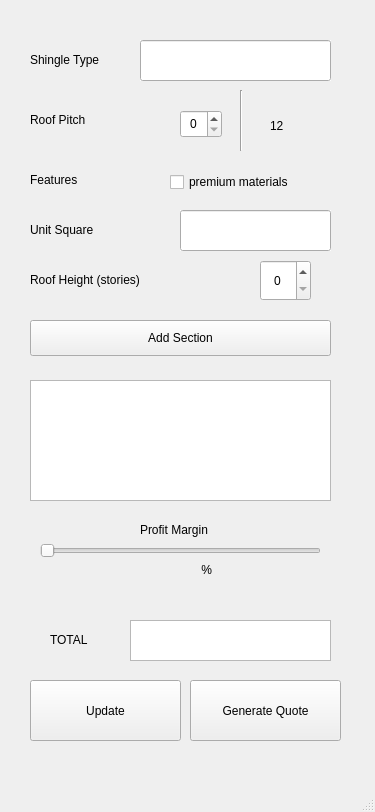
<?xml version="1.0" encoding="UTF-8"?>
<ui version="4.0">
 <class>MainWindow</class>
 <widget class="QMainWindow" name="MainWindow">
  <property name="geometry">
   <rect>
    <x>0</x>
    <y>0</y>
    <width>375</width>
    <height>812</height>
   </rect>
  </property>
  <property name="windowTitle">
   <string>MainWindow</string>
  </property>
  <widget class="QWidget" name="centralwidget">
   <widget class="QLabel" name="label">
    <property name="geometry">
     <rect>
      <x>30</x>
      <y>110</y>
      <width>62</width>
      <height>20</height>
     </rect>
    </property>
    <property name="text">
     <string>Roof Pitch</string>
    </property>
   </widget>
   <widget class="QLabel" name="label_2">
    <property name="geometry">
     <rect>
      <x>30</x>
      <y>220</y>
      <width>81</width>
      <height>20</height>
     </rect>
    </property>
    <property name="text">
     <string>Unit Square</string>
    </property>
   </widget>
   <widget class="QLineEdit" name="unitSquare">
    <property name="geometry">
     <rect>
      <x>180</x>
      <y>210</y>
      <width>151</width>
      <height>41</height>
     </rect>
    </property>
    <property name="layoutDirection">
     <enum>Qt::RightToLeft</enum>
    </property>
    <property name="autoFillBackground">
     <bool>true</bool>
    </property>
    <property name="text">
     <string/>
    </property>
    <property name="alignment">
     <set>Qt::AlignRight|Qt::AlignTrailing|Qt::AlignVCenter</set>
    </property>
   </widget>
   <widget class="QLabel" name="label_3">
    <property name="geometry">
     <rect>
      <x>30</x>
      <y>270</y>
      <width>131</width>
      <height>20</height>
     </rect>
    </property>
    <property name="text">
     <string>Roof Height (stories)</string>
    </property>
   </widget>
   <widget class="QPushButton" name="generateButton">
    <property name="geometry">
     <rect>
      <x>190</x>
      <y>680</y>
      <width>151</width>
      <height>61</height>
     </rect>
    </property>
    <property name="text">
     <string>Generate Quote</string>
    </property>
    <property name="autoDefault">
     <bool>false</bool>
    </property>
    <property name="default">
     <bool>false</bool>
    </property>
   </widget>
   <widget class="QCheckBox" name="premiumCheckbox">
    <property name="geometry">
     <rect>
      <x>170</x>
      <y>170</y>
      <width>141</width>
      <height>24</height>
     </rect>
    </property>
    <property name="text">
     <string>premium materials</string>
    </property>
   </widget>
   <widget class="QSlider" name="profitSlider">
    <property name="geometry">
     <rect>
      <x>40</x>
      <y>540</y>
      <width>281</width>
      <height>22</height>
     </rect>
    </property>
    <property name="maximum">
     <number>25</number>
    </property>
    <property name="orientation">
     <enum>Qt::Horizontal</enum>
    </property>
   </widget>
   <widget class="QSpinBox" name="roofHeight">
    <property name="geometry">
     <rect>
      <x>260</x>
      <y>260</y>
      <width>51</width>
      <height>41</height>
     </rect>
    </property>
    <property name="alignment">
     <set>Qt::AlignCenter</set>
    </property>
   </widget>
   <widget class="QLabel" name="label_4">
    <property name="geometry">
     <rect>
      <x>140</x>
      <y>520</y>
      <width>91</width>
      <height>20</height>
     </rect>
    </property>
    <property name="text">
     <string>Profit Margin</string>
    </property>
   </widget>
   <widget class="QSpinBox" name="pitchNumerator">
    <property name="geometry">
     <rect>
      <x>180</x>
      <y>110</y>
      <width>42</width>
      <height>28</height>
     </rect>
    </property>
    <property name="alignment">
     <set>Qt::AlignCenter</set>
    </property>
   </widget>
   <widget class="Line" name="line">
    <property name="geometry">
     <rect>
      <x>240</x>
      <y>90</y>
      <width>3</width>
      <height>61</height>
     </rect>
    </property>
    <property name="orientation">
     <enum>Qt::Vertical</enum>
    </property>
   </widget>
   <widget class="QLabel" name="label_6">
    <property name="geometry">
     <rect>
      <x>30</x>
      <y>170</y>
      <width>62</width>
      <height>20</height>
     </rect>
    </property>
    <property name="text">
     <string>Features</string>
    </property>
   </widget>
   <widget class="QListWidget" name="roof_List">
    <property name="geometry">
     <rect>
      <x>30</x>
      <y>380</y>
      <width>301</width>
      <height>121</height>
     </rect>
    </property>
   </widget>
   <widget class="QLabel" name="label_7">
    <property name="geometry">
     <rect>
      <x>270</x>
      <y>110</y>
      <width>62</width>
      <height>31</height>
     </rect>
    </property>
    <property name="text">
     <string>12</string>
    </property>
   </widget>
   <widget class="QLabel" name="label_8">
    <property name="geometry">
     <rect>
      <x>30</x>
      <y>50</y>
      <width>81</width>
      <height>20</height>
     </rect>
    </property>
    <property name="text">
     <string>Shingle Type</string>
    </property>
   </widget>
   <widget class="QLineEdit" name="shingletype">
    <property name="geometry">
     <rect>
      <x>140</x>
      <y>40</y>
      <width>191</width>
      <height>41</height>
     </rect>
    </property>
    <property name="layoutDirection">
     <enum>Qt::RightToLeft</enum>
    </property>
    <property name="autoFillBackground">
     <bool>true</bool>
    </property>
    <property name="text">
     <string/>
    </property>
    <property name="alignment">
     <set>Qt::AlignRight|Qt::AlignTrailing|Qt::AlignVCenter</set>
    </property>
   </widget>
   <widget class="QPushButton" name="updateButton">
    <property name="geometry">
     <rect>
      <x>30</x>
      <y>680</y>
      <width>151</width>
      <height>61</height>
     </rect>
    </property>
    <property name="text">
     <string>Update</string>
    </property>
   </widget>
   <widget class="QPushButton" name="addSection">
    <property name="geometry">
     <rect>
      <x>30</x>
      <y>320</y>
      <width>301</width>
      <height>36</height>
     </rect>
    </property>
    <property name="text">
     <string>Add Section</string>
    </property>
   </widget>
   <widget class="QLabel" name="label_5">
    <property name="geometry">
     <rect>
      <x>50</x>
      <y>630</y>
      <width>62</width>
      <height>20</height>
     </rect>
    </property>
    <property name="text">
     <string>TOTAL</string>
    </property>
   </widget>
   <widget class="QListView" name="totalView">
    <property name="geometry">
     <rect>
      <x>130</x>
      <y>620</y>
      <width>201</width>
      <height>41</height>
     </rect>
    </property>
   </widget>
   <widget class="QLabel" name="profit_label">
    <property name="geometry">
     <rect>
      <x>150</x>
      <y>560</y>
      <width>62</width>
      <height>20</height>
     </rect>
    </property>
    <property name="text">
     <string>%</string>
    </property>
    <property name="alignment">
     <set>Qt::AlignRight|Qt::AlignTrailing|Qt::AlignVCenter</set>
    </property>
   </widget>
  </widget>
  <widget class="QMenuBar" name="menubar">
   <property name="geometry">
    <rect>
     <x>0</x>
     <y>0</y>
     <width>375</width>
     <height>22</height>
    </rect>
   </property>
  </widget>
  <widget class="QStatusBar" name="statusbar"/>
 </widget>
 <resources/>
 <connections/>
</ui>
